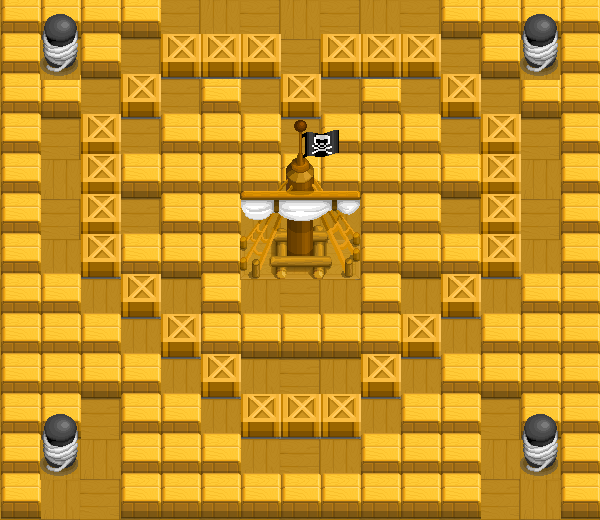

The image is a tile-based game level rendered from a .tmx file. Its description and complete source (layers, tilesets, objects, tile grids) follow:
An orthogonal 15x13 tile map with 40x40 px tiles, 6 tile layers (BG1, BG2, Block3, Block1, ...), 6 tilesets and 1 object (Player).

<map version="1.0" orientation="orthogonal" renderorder="right-down" width="15" height="13" tilewidth="40" tileheight="40" nextobjectid="2">
 <tileset firstgid="1" name="map_tiled01" tilewidth="40" tileheight="40" tilecount="1">
  <image source="map_tiled01.png" width="40" height="40" />
 </tileset>
 <tileset firstgid="2" name="map_tiled02" tilewidth="40" tileheight="40" tilecount="1">
  <image source="map_tiled02.png" width="40" height="40" />
 </tileset>
 <tileset firstgid="3" name="map_block04" tilewidth="42" tileheight="50" tilecount="1">
  <image source="map_block04.png" width="42" height="50" />
 </tileset>
 <tileset firstgid="4" name="map_block03" tilewidth="42" tileheight="49" tilecount="1">
  <image source="map_block03.png" width="42" height="49" />
 </tileset>
 <tileset firstgid="5" name="map_block02" tilewidth="40" tileheight="66" tilecount="1">
  <image source="map_block02.png" width="40" height="66" />
 </tileset>
 <tileset firstgid="6" name="map_block01" tilewidth="120" tileheight="160" tilecount="1">
  <image source="map_block01.png" width="120" height="160" />
 </tileset>
 <layer name="BG1" width="15" height="13">
  <data encoding="csv">
1,0,1,0,1,0,1,0,1,0,1,0,1,0,1,
0,1,0,1,0,1,0,1,0,1,0,1,0,1,0,
1,0,1,0,1,0,1,0,1,0,1,0,1,0,1,
0,1,0,1,0,1,0,1,0,1,0,1,0,1,0,
1,0,1,0,1,0,1,0,1,0,1,0,1,0,1,
0,1,0,1,0,1,0,1,0,1,0,1,0,1,0,
1,0,1,0,1,0,1,0,1,0,1,0,1,0,1,
0,1,0,1,0,1,0,1,0,1,0,1,0,1,0,
1,0,1,0,1,0,1,0,1,0,1,0,1,0,1,
0,1,0,1,0,1,0,1,0,1,0,1,0,1,0,
1,0,1,0,1,0,1,0,1,0,1,0,1,0,1,
0,1,0,1,0,1,0,1,0,1,0,1,0,1,0,
1,0,1,0,1,0,1,0,1,0,1,0,1,0,1
</data>
 </layer>
 <layer name="BG2" width="15" height="13">
  <data encoding="csv">
0,2,0,2,0,2,0,2,0,2,0,2,0,2,0,
2,0,2,0,2,0,2,0,2,0,2,0,2,0,2,
0,2,0,2,0,2,0,2,0,2,0,2,0,2,0,
2,0,2,0,2,0,2,0,2,0,2,0,2,0,2,
0,2,0,2,0,2,0,2,0,2,0,2,0,2,0,
2,0,2,0,2,0,2,0,2,0,2,0,2,0,2,
0,2,0,2,0,2,0,2,0,2,0,2,0,2,0,
2,0,2,0,2,0,2,0,2,0,2,0,2,0,2,
0,2,0,2,0,2,0,2,0,2,0,2,0,2,0,
2,0,2,0,2,0,2,0,2,0,2,0,2,0,2,
0,2,0,2,0,2,0,2,0,2,0,2,0,2,0,
2,0,2,0,2,0,2,0,2,0,2,0,2,0,2,
0,2,0,2,0,2,0,2,0,2,0,2,0,2,0
</data>
 </layer>
 <layer name="Block3" width="15" height="13">
  <data encoding="csv">
3,3,3,3,0,0,0,0,0,0,0,3,3,3,3,
3,0,3,0,0,0,0,0,0,0,0,0,3,0,3,
3,3,0,0,0,3,0,0,0,3,0,0,0,3,3,
3,0,0,0,3,3,3,0,3,3,3,0,0,0,3,
3,0,0,3,3,3,3,3,3,3,3,3,0,0,3,
3,0,0,0,3,3,0,0,0,3,3,0,0,0,3,
3,0,0,3,3,3,0,0,0,3,3,3,0,0,3,
3,3,0,0,0,3,0,0,0,3,0,0,0,3,3,
3,3,3,0,0,3,3,3,3,3,0,0,3,3,3,
3,3,3,3,0,0,0,0,0,0,0,3,3,3,3,
3,3,0,3,3,0,0,0,0,0,3,3,0,3,3,
3,0,0,3,3,3,0,0,0,3,3,3,0,0,3,
3,0,0,3,3,3,3,3,3,3,3,3,0,0,3
</data>
 </layer>
 <layer name="Block1" width="15" height="13">
  <data encoding="csv">
0,0,0,0,0,0,0,0,0,0,0,0,0,0,0,
0,0,0,0,0,0,0,0,0,0,0,0,0,0,0,
0,0,0,0,0,0,0,0,0,0,0,0,0,0,0,
0,0,0,0,0,0,0,0,0,0,0,0,0,0,0,
0,0,0,0,0,0,0,0,0,0,0,0,0,0,0,
0,0,0,0,0,0,0,0,0,0,0,0,0,0,0,
0,0,0,0,0,0,6,0,0,0,0,0,0,0,0,
0,0,0,0,0,0,0,0,0,0,0,0,0,0,0,
0,0,0,0,0,0,0,0,0,0,0,0,0,0,0,
0,0,0,0,0,0,0,0,0,0,0,0,0,0,0,
0,0,0,0,0,0,0,0,0,0,0,0,0,0,0,
0,0,0,0,0,0,0,0,0,0,0,0,0,0,0,
0,0,0,0,0,0,0,0,0,0,0,0,0,0,0
</data>
 </layer>
 <layer name="Block2" width="15" height="13">
  <data encoding="csv">
0,0,0,0,0,0,0,0,0,0,0,0,0,0,0,
0,5,0,0,0,0,0,0,0,0,0,0,0,5,0,
0,0,0,0,0,0,0,0,0,0,0,0,0,0,0,
0,0,0,0,0,0,0,0,0,0,0,0,0,0,0,
0,0,0,0,0,0,0,0,0,0,0,0,0,0,0,
0,0,0,0,0,0,0,0,0,0,0,0,0,0,0,
0,0,0,0,0,0,0,0,0,0,0,0,0,0,0,
0,0,0,0,0,0,0,0,0,0,0,0,0,0,0,
0,0,0,0,0,0,0,0,0,0,0,0,0,0,0,
0,0,0,0,0,0,0,0,0,0,0,0,0,0,0,
0,0,0,0,0,0,0,0,0,0,0,0,0,0,0,
0,5,0,0,0,0,0,0,0,0,0,0,0,5,0,
0,0,0,0,0,0,0,0,0,0,0,0,0,0,0
</data>
 </layer>
 <layer name="Block4" width="15" height="13">
  <data encoding="csv">
0,0,0,0,0,0,0,0,0,0,0,0,0,0,0,
0,0,0,0,4,4,4,0,4,4,4,0,0,0,0,
0,0,0,4,0,0,0,4,0,0,0,4,0,0,0,
0,0,4,0,0,0,0,0,0,0,0,0,4,0,0,
0,0,4,0,0,0,0,0,0,0,0,0,4,0,0,
0,0,4,0,0,0,0,0,0,0,0,0,4,0,0,
0,0,4,0,0,0,0,0,0,0,0,0,4,0,0,
0,0,0,4,0,0,0,0,0,0,0,4,0,0,0,
0,0,0,0,4,0,0,0,0,0,4,0,0,0,0,
0,0,0,0,0,4,0,0,0,4,0,0,0,0,0,
0,0,0,0,0,0,4,4,4,0,0,0,0,0,0,
0,0,0,0,0,0,0,0,0,0,0,0,0,0,0,
0,0,0,0,0,0,0,0,0,0,0,0,0,0,0
</data>
 </layer>
 <objectgroup name="Role">
  <object id="1" name="Player" x="280" y="0" width="40" height="40" visible="0" />
 </objectgroup>
</map>